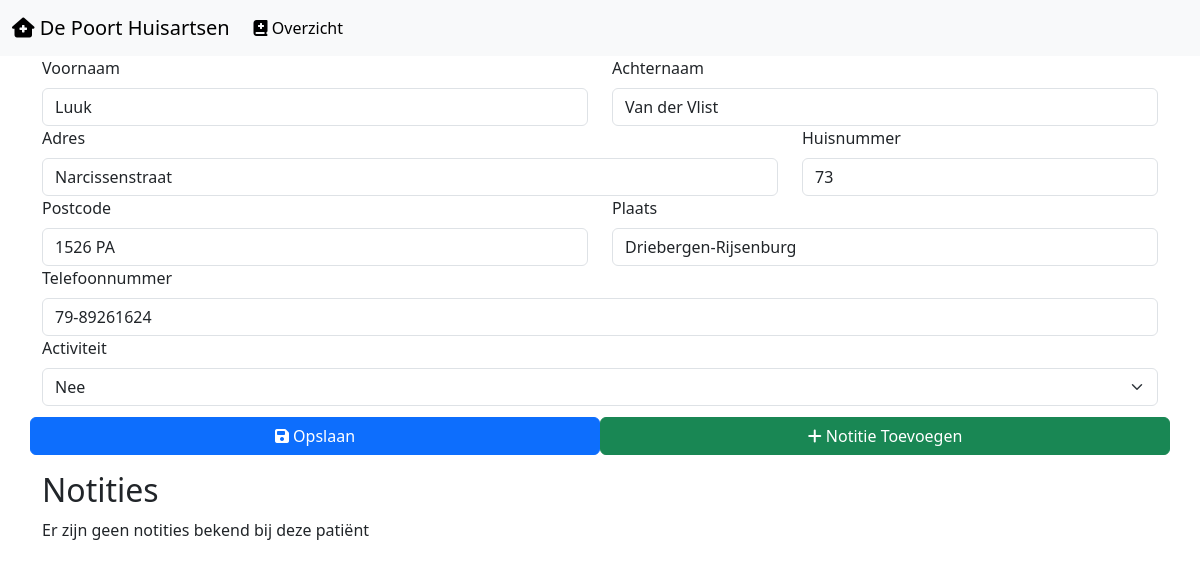
The app's page /patientgegevens.php?patient_id=25 with its own data.
### tables this page shows
CREATE TABLE `patient` (
  `patient_id` int(5) NOT NULL,
  `voor_naam` varchar(100) NOT NULL,
  `achter_naam` varchar(255) NOT NULL,
  `adres` varchar(150) NOT NULL,
  `huisnummer` varchar(4) NOT NULL,
  `postcode` varchar(30) NOT NULL,
  `plaats` varchar(255) NOT NULL,
  `telefoonnummer` varchar(100) NOT NULL,
  `actief` tinyint(1) NOT NULL
);

### connection.php (called while the page is built, shortened)
<?php
function notities($dbh, $id){
      $notitie = array();
      $notitiequery = $dbh->prepare("SELECT notitie.datum, notitie.onderwerp, notitie.tekst FROM patient
      INNER JOIN patient_has_notitie
      ON patient_has_notitie.patient_patient_id = patient.patient_id
      INNER JOIN notitie
      ON notitie.notitie_id = patient_has_notitie.notitie_notitie_id WHERE patient_id= $id ORDER BY datum");
      $notitiequery->execute();
      return $notitie;
}

### patientgegevens.php (the view, shortened to what this page needs)
<?php
require_once("./connection.php");
$dbh = dbcon();
?>
<html lang="nl">
<head>
  <link rel="stylesheet" href="./reset.css">
  <link href="https://cdn.jsdelivr.net/npm/bootstrap@5.3.2/dist/css/bootstrap.min.css" rel="stylesheet">
  <link rel="stylesheet" href="./style.css">
</head>
<body>
<nav class="navbar navbar-expand-lg bg-body-tertiary">
  <div class="container-fluid">
    <a class="navbar-brand" href="index.php"><i class="fa-solid fa-house-medical" style="color: #000000;"></i> De Poort Huisartsen</a>
    <div class="collapse navbar-collapse" id="navbarNav">
      <ul class="navbar-nav">
      <li class="nav-item">
          <a class="nav-link active" href="index.php"><i class="fa-solid fa-book-medical" style="color: #000000;"></i> Overzicht</a>
        </li>
      </ul>
  </div>
</nav>
<?php
    if(isset($_GET['patient_id']))
        {
            $patient_id = $_GET['patient_id'];
            $query = "SELECT * FROM patient WHERE patient_id=:patient_id";
            $statement = $dbh->prepare($query);
            $data = [':patient_id' => $patient_id];
            $statement->execute($data);
            $result = $statement->fetch(PDO::FETCH_ASSOC);
                        }
                        ?>
<div class="container">
<form action='addfunctions.php' method="POST" enctype="multipart/form-data">
  <div class="row">
            <div class="col-md-6">
                <label for="voor_naam" class="form-label">Voornaam</label>
                <input type="text" class="form-control" id="voor_naam" name="voor_naam" value="<?=$result['voor_naam']?>"  />
            </div>
            <div class="col-md-6">
                <label for="achter_naam" class="form-label">Achternaam</label>
                <input type="text" class="form-control" id="achter_naam" name="achter_naam" value="<?=$result['achter_naam']?>" />
            </div>
            <div class="col-md-8">
                <label for="adres" class="form-label">Adres</label>
                <input type="text" class="form-control" id="adres" name="adres" value="<?=$result['adres']?>" />
            </div>
            <div class="col-md-4">
              <label for="huisnummer" class="form-label">Huisnummer</label>
              <input type="text" class="form-control" id="huisnummer" name="huisnummer" value="<?=$result['huisnummer']?>" />
            </div>
            <div class="col-md-6">
                <label for="postcode" class="form-label">Postcode</label>
                <input type="text" class="form-control" id="postcode" name="postcode" value="<?=$result['postcode']?>" />
            </div>
            <div class="col-md-6">
                <label for="plaats" class="form-label">Plaats</label>
                <input type="text" class="form-control" id="plaats" name="plaats" value="<?=$result['plaats']?>" />
            </div>
            <div class="col-md-12">
                <label for="telefoonnummer" class="form-label">Telefoonnummer</label>
                <input type="text" class="form-control" id="telefoonnummer" name="telefoonnummer" value="<?=$result['telefoonnummer']?>" />
            </div>
            <div class="col-md-12">
                <label for="actief" class="form-label">Activiteit</label>
                <select name="actief" id="actief" class="form-select">
                  <?php
                  if($result['actief'] == 1){
                    echo "<option value=".$result['actief']." selected>Ja</option>";
                    echo "<option value='0'>Nee</option>";
                  }
                  else{
                    echo "<option value=".$result['actief']." selected>Nee</option>";
                  }
                  ?>
                </select>
              </div>
        <button type="submit" name="update_button" class="btn btn-primary topgap2 col-md-6"><i class="fa-solid fa-floppy-disk" style="color: #ffffff;"></i> Opslaan</button>
        <button type="button" class='btn btn-success topgap2 col-md-6' data-bs-toggle="modal" data-bs-target="#exampleModal"><i class="fa-solid fa-plus" style="color: #ffffff;"></i> Notitie Toevoegen</button></a>
    </form>
  </div>
<div class="container mt-3">
  <h2>Notities</h2>
  <?php
  $notitie = notities($dbh, $patient_id);
 if(!$notitie){
  echo "Er zijn geen notities bekend bij deze patiënt";
 }
  ?>
  </div>
</body>
</html>

### style.css (style rules this page uses)
.topgap2 { margin-top: 1%; }

### records on screen
patient: voor_naam "Luuk", achter_naam "Van der Vlist", adres "Narcissenstraat", huisnummer "73", postcode "1526 PA", plaats "Driebergen-Rijsenburg", telefoonnummer "79-89261624", actief "Nee"
